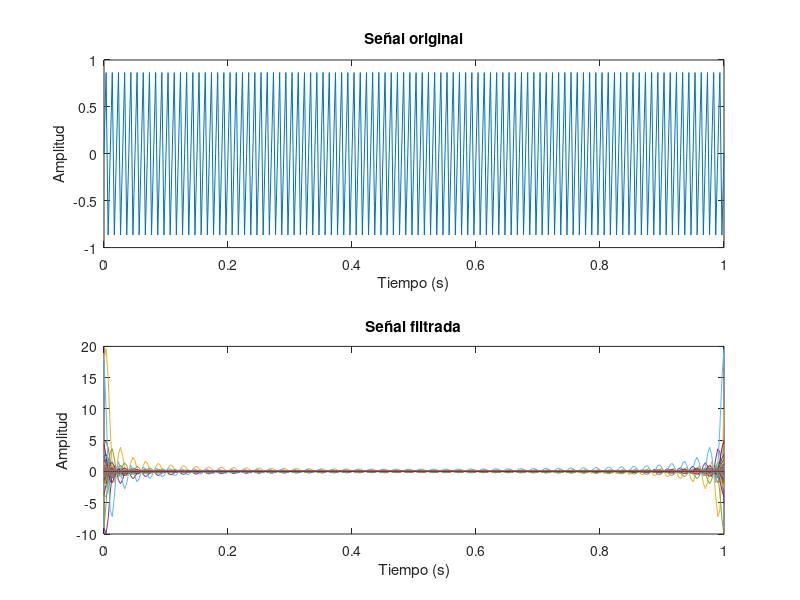

MATLAB code for this plot:
%muestreo 
fs = 300;
%tiempo
t = 0:1/fs:1;
f = 100;
x = sin(2*pi*f*t);
%fourier
xf = fft(x);
n = length(x);
%corte
fcutoff = 50;
h = ones(n,1);
h(round(n*fcutoff/fs)+1:end) = 0;
xf_filtered = xf .* h;
x_filtered = ifft(xf_filtered);
figure;
%generación grafica
subplot(2,1,1);
plot(t,x);
title('Señal original');
xlabel('Tiempo (s)');
ylabel('Amplitud');
subplot(2,1,2);
plot(t,real(x_filtered));
title('Señal filtrada');
xlabel('Tiempo (s)');
ylabel('Amplitud');